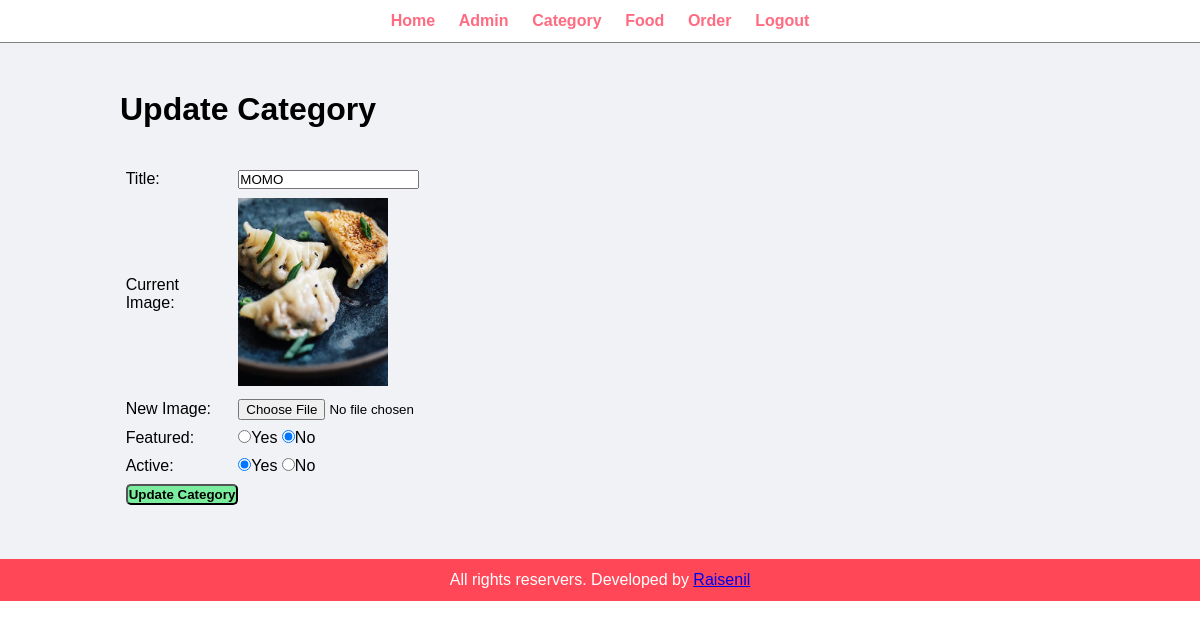
Before: /admin/update-category.php?id=5 (signed in) with the older database file.
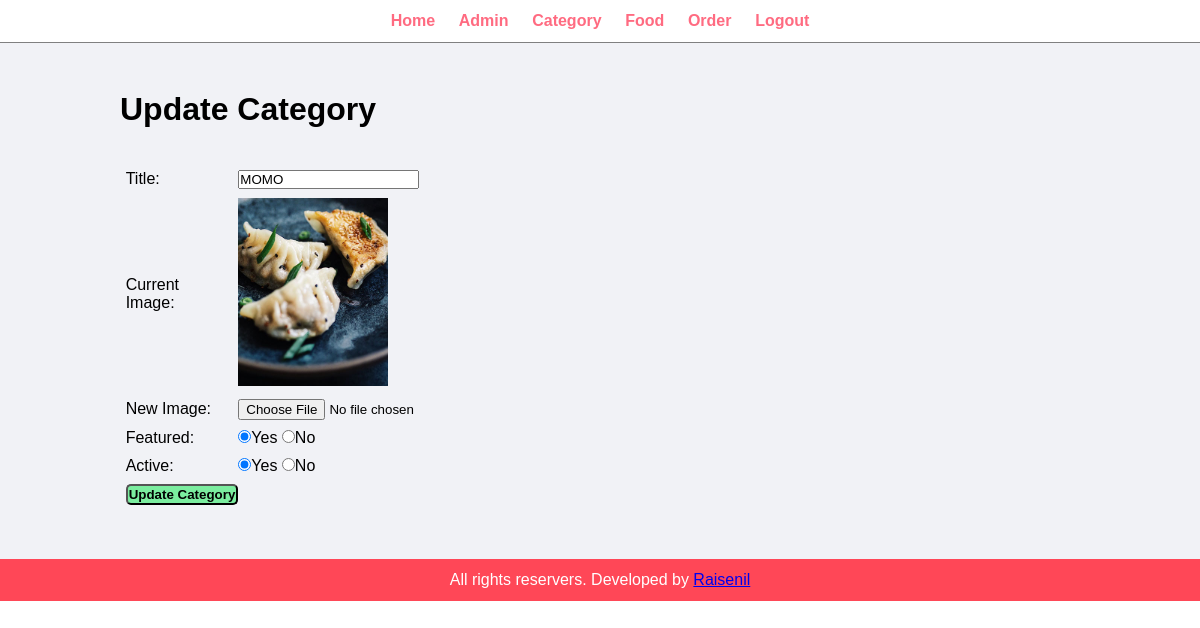
After: the same page with the newer database file.
### tables this page shows
CREATE TABLE `tbl_category` (
  `id` int(10) UNSIGNED NOT NULL,
  `title` varchar(100) NOT NULL,
  `image_name` varchar(255) NOT NULL,
  `featured` varchar(10) NOT NULL,
  `active` varchar(10) NOT NULL
);

### admin/update-category.php (the view, shortened to what this page needs)
<?php
    include("partials/menu.php");
?>
<div class="main-content">
    <div class="wrapper">
        <h1>Update Category</h1>
        <br><br>
        <?php
            if(isset($_GET['id'])){
                $id=$_GET['id'];
                $sql="SELECT * FROM tbl_category WHERE id=$id";
                $res=mysqli_query($conn, $sql);
                $count = mysqli_num_rows($res);
                if($count==1){
                    $row=mysqli_fetch_assoc($res);
                    $title =$row['title'];
                    $current_image =$row['image_name'];
                    $featured = $row['featured'];
                    $active = $row['active'];
                }else{
                    $_SESSION['no-category-found']="<div class='error'>Category Not Found.</div>";
                    header('location:'.SITEURL.'admin/manage-category.php');
                }
            }else{
                header('location:'.SITEURL.'admin/manage-category.php');
            }
        ?>
        <form action="" method="POST" enctype="multipart/form-data">
                <table class="tbl-30">
                    <tr>
                        <td>Title:</td>
                        <td>
                            <input type="text" name="title" value="<?php echo $title;?>">
                        </td>
                    </tr>
                    <tr>
                        <td>
                            Current Image:
                        </td>
                        <td>
                            <?php
                                if($current_image != ""){
                                    ?>
                                    <img src="<?php echo SITEURL;?>images/category/<?php echo $current_image;?>" width="150px">
                                    <?php
                                }else{
                                    echo "<div class='error'>Image Not Added.</div>";
                                }
                            ?>
                        </td>
                    </tr>
                    <tr>
                        <td>New Image:</td>
                        <td>
                            <input type="file" name="image">
                        </td>
                    </tr>
                    <tr>
                        <td>Featured:</td>
                        <td>
                            <input
                            <?php
                                if($featured == "Yes")
                                {echo "checked";}
                            ?>
                            type="radio" name="featured" value="Yes">Yes
                            <input
                            <?php
                                if($featured =="No")
                                {echo "checked";}
                            ?>
                            type="radio" name="featured" value="No">No
                        </td>
                    </tr>
                    <tr>
                        <td>Active:</td>
                        <td>
                            <input
                            <?php
                                if($active == "Yes")
                                {echo "checked";}
                            ?>
                            type="radio" name="active" value="Yes">Yes
                            <input
                            <?php
                                if($active == "No")
                                {echo "checked";}
                            ?>
                            type="radio" name="active" value="No">No
                        </td>
                    </tr>
                    <tr>
                        <td>
                            <input type="submit" name="submit" value="Update Category" class="btn-secondary">
                        </td>
                    </tr>
                </table>
            </form>
    </div>
</div>
<?php include("partials/footer.php");?>

Changed rows visible on the page:
changed tbl_category "MOMO": featured "☐" → "☑"; featured "☑" → "☐"
